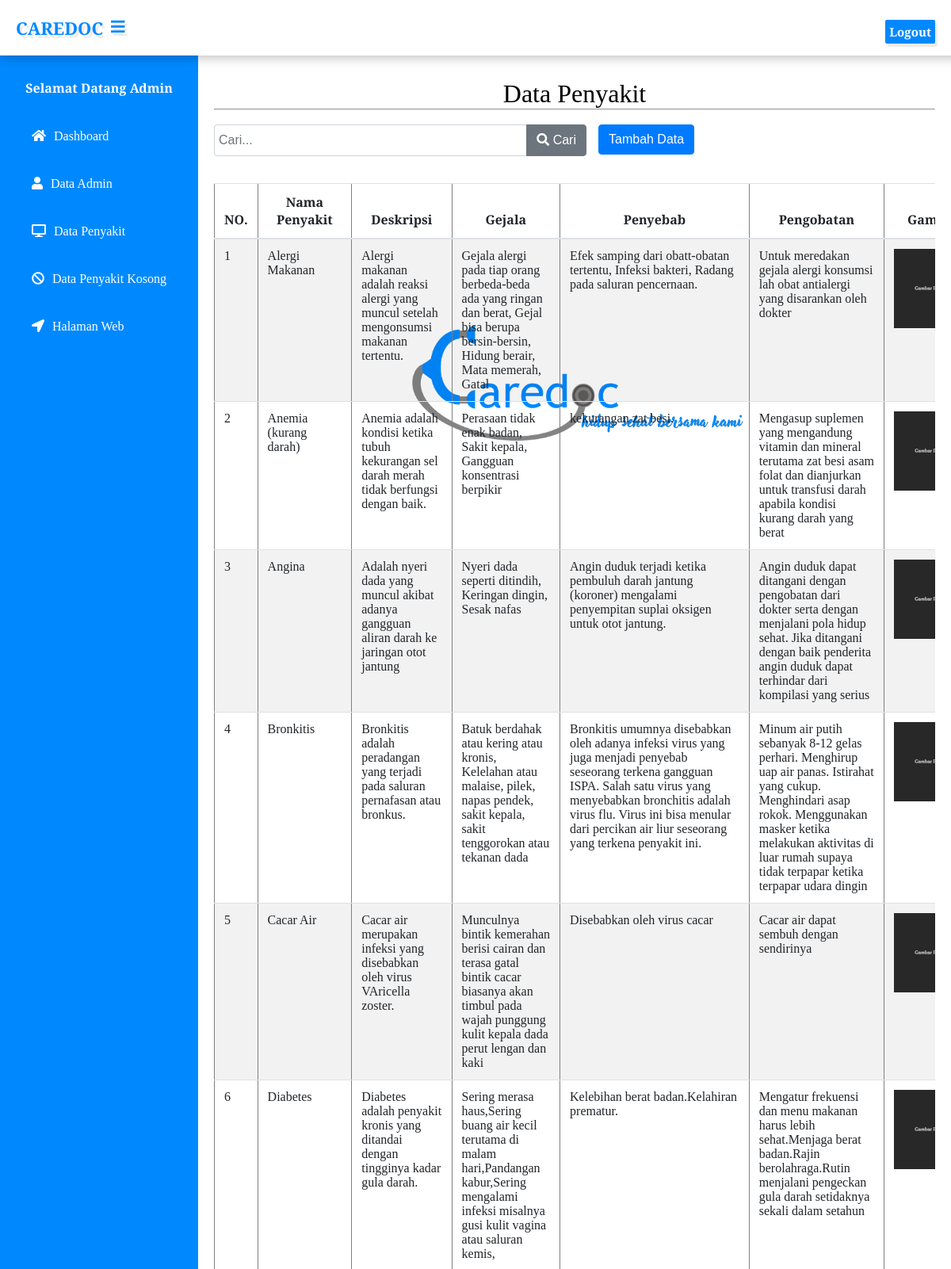
Screenshot of /admin/index.php?page=tampil_penyakit (signed in, upper part) with the database file from the repository.
### tables this page shows
CREATE TABLE `penyakit` (
  `id` int(11) NOT NULL,
  `nama` varchar(567) NOT NULL,
  `penyebab` varchar(567) NOT NULL,
  `gejala` varchar(567) NOT NULL,
  `pengobatan` varchar(567) NOT NULL,
  `deskripsi` varchar(1000) NOT NULL,
  `gambar` varchar(500) NOT NULL
);

### admin/tampil_penyakit.php (the view, shortened to what this page needs)
<?php
include 'config.php';
?>
<html lang="en">
<head>
    <link rel="stylesheet" href="css/bootstrap.min.css">
    <link rel="stylesheet" href="css/bootstrap.css">
</head>
<body>
    <div class="" style="margin-top:20px">
        <center>
            <font size="6">Data Penyakit</font>
        </center>
        <hr>
        <br>
        <div class="row">
            <div class="col-sm-6 mb-3">
                <form action="tampil_cari.php" method="post">
                    <div class="input-group">
                        <input type="text" name="kunci" placeholder="Cari..." autocomplete="off" class="form-control" style="padding: 0% 5px !important;">
                        <div class="input-group-append">
                            <button type="submit" name="cari" class="btn btn-secondary"><i class="fa fa-search"></i> Cari</button>
                        </div>
                    </div>
                </form>
            </div>
            <br>
            <a href="index.php?page=tambah_penyakit"><button class="btn btn-primary right">Tambah Data</button></a>
        </div>
        <div class="table-responsive"><br />
            <table class="table table-striped jambo_table bulk_action" border="1">
                <thead>
                    <tr>
                        <th>NO.</th>
                        <th>Nama Penyakit</th>
                        <th>Deskripsi</th>
                        <th>Gejala</th>
                        <th>Penyebab</th>
                        <th>Pengobatan</th>
                        <th>Gambar</th>
                    </tr>
                </thead>
                <tbody>
                    <?php
                    $sql = mysqli_query($koneksi, "SELECT * FROM penyakit ORDER BY nama ASC") or die(mysqli_error($koneksi));
                    if (mysqli_num_rows($sql) > 0) {
                        $no = 1;
                        while ($data = mysqli_fetch_assoc($sql)) {
                            echo '
						<tr>
							<td>' . $no . '</td>
							<td>' . $data['nama'] . '</td>
                            <td>' . $data['deskripsi'] . '</td>
							<td>' . $data['gejala'] . '</td>
							<td>' . $data['penyebab'] . '</td>
                            <td>' . $data['pengobatan'] . '</td>
                            <td><img src="../vendor/img/penyakit/' . $data['gambar'] . '" alt="gambar penyakit ' . $data['nama'] . '" style="width: 100px;" title="gambar penyakit ' . $data['nama'] . '"></td>
							<td>
                                <a href="index.php?page=edit_penyakit&id=' . $data['id'] . '" class="btn btn-outline-secondary btn-sm"><i class="fas fa-edit"> edit</i></a>
								<a href="delete_penyakit.php?id=' . $data['id'] . '" class="btn btn-outline-danger btn-sm mt-2" onclick="return confirm(\'Yakin ingin menghapus data ini?\')"><i class="fas fa-trash"> hapus</i></a>
							</td>
						</tr>
						';
                            $no++;
                        }
                    } else {
                        echo '
					<tr class="text-center">
						<td colspan="6">Tidak ada data.</td>
					</tr>
					';
                    }
                    ?>
            </table>
        </div>
    </div>
</body>
</html>

### admin/css/style_admin.css (style rules this page uses)
* { padding: 0; margin: 0; }
body { font-family: 'Averia Serif Libre', cursive !important; }
.btn { text-decoration: none !important; }
table { border-collapse: collapse; }
.table { width: 100%; margin-bottom: 1rem; color: #212529; }
.table th, .table td { padding: 0.75rem; vertical-align: top; border-top: 1px solid #dee2e6; }
.table thead th { vertical-align: bottom; border-bottom: 2px solid #dee2e6; }
.table-striped tbody tr:nth-of-type(odd) { background-color: rgba(0, 0, 0, 0.05); }
.table-responsive { display: block; width: 100%; overflow-x: auto; -webkit-overflow-scrolling: touch; }

### rows the page displays
penyakit: nama "Alergi Makanan", deskripsi "Alergi makanan adalah reaksi alergi yang muncul setelah mengonsumsi makanan tertentu.", gejala "Gejala alergi pada tiap orang berbeda-beda ada yang ringan dan berat, Gejal bisa berupa bersin-bersin, Hidung berair, Mata memerah, Gatal", penyebab "Efek samping dari obatt-obatan tertentu, Infeksi bakteri, Radang pada saluran pencernaan.", pengobatan "Untuk meredakan gejala alergi konsumsi lah obat antialergi yang disarankan oleh dokter", gambar (placeholder picture)
penyakit: nama "Anemia (kurang darah)", deskripsi "Anemia adalah kondisi ketika tubuh kekurangan sel darah merah tidak berfungsi dengan baik.", gejala "Perasaan tidak enak badan, Sakit kepala, Gangguan konsentrasi berpikir", penyebab "kekurangan zat besi.", pengobatan "Mengasup suplemen yang mengandung vitamin dan mineral terutama zat besi asam folat dan dianjurkan untuk transfusi darah apabila kondisi kurang darah yang berat", gambar (placeholder picture)
penyakit: nama "Angina", deskripsi "Adalah nyeri dada yang muncul akibat adanya gangguan aliran darah ke jaringan otot jantung", gejala "Nyeri dada seperti ditindih, Keringan dingin, Sesak nafas", penyebab "Angin duduk terjadi ketika pembuluh darah jantung (koroner) mengalami penyempitan suplai oksigen untuk otot jantung.", pengobatan "Angin duduk dapat ditangani dengan pengobatan dari dokter serta dengan menjalani pola hidup sehat. Jika ditangani dengan baik penderita angin duduk dapat terhindar dari kompilasi yang serius", gambar (placeholder picture)
penyakit: nama "Bronkitis", deskripsi "Bronkitis adalah peradangan yang terjadi pada saluran pernafasan atau bronkus.", gejala "Batuk berdahak atau kering atau kronis, Kelelahan atau malaise, pilek, napas pendek, sakit kepala, sakit tenggorokan atau tekanan dada", penyebab "Bronkitis umumnya disebabkan oleh adanya infeksi virus yang juga menjadi penyebab seseorang terkena gangguan ISPA. Salah satu virus yang menyebabkan bronchitis adalah virus flu. Virus ini bisa menular dari percikan air liur seseorang yang terkena penyakit ini.", pengobatan "Minum air putih sebanyak 8-12 gelas perhari. Menghirup uap air panas. Istirahat yang cukup. Menghindari asap rokok. Menggunakan masker ketika melakukan aktivitas di luar rumah supaya tidak terpapar ketika terpapar udara dingin", gambar (placeholder picture)
penyakit: nama "Cacar Air", deskripsi "Cacar air merupakan infeksi yang disebabkan oleh virus VAricella zoster.", gejala "Munculnya bintik kemerahan berisi cairan dan terasa gatal bintik cacar biasanya akan timbul pada wajah punggung kulit kepala dada perut lengan dan kaki", penyebab "Disebabkan oleh virus cacar", pengobatan "Cacar air dapat sembuh dengan sendirinya", gambar (placeholder picture)
penyakit: nama "Diabetes", deskripsi "Diabetes adalah penyakit kronis yang ditandai dengan tingginya kadar gula darah.", gejala "Sering merasa haus,Sering buang air kecil terutama di malam hari,Pandangan kabur,Sering mengalami infeksi misalnya gusi kulit vagina atau saluran kemis,", penyebab "Kelebihan berat badan.Kelahiran prematur.", pengobatan "Mengatur frekuensi dan menu makanan harus lebih sehat.Menjaga berat badan.Rajin berolahraga.Rutin menjalani pengeckan gula darah setidaknya sekali dalam setahun", gambar (placeholder picture)

### other values shown
$_SESSION['username'] "Admin"
